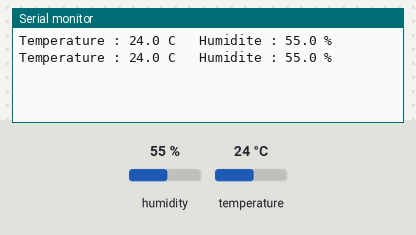
Bench run of a sketch on a simulated Arduino Uno, built with avr-gcc and run on an emulated ATmega328P. Shown: the last lines printed to the serial monitor. Wiring (inferred from the names in the program): SHT3x sensor at I2C address 0x44. The test bench sets the inputs (shaded band); at power-on: humidity 55 %, temperature 24 °C.

Above: at 2.8 s.
2.9 s: humidity set to 22 %
At 4.7 s:
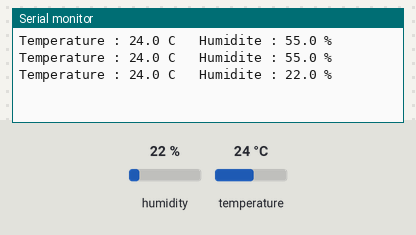
5.6 s: temperature set to 12 °C
At 7.0 s:
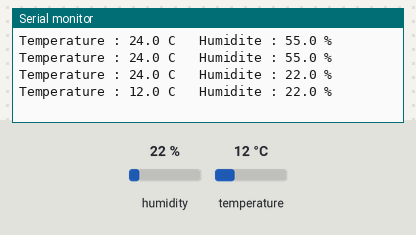
8.3 s: humidity set to 40 %
At 10.5 s:
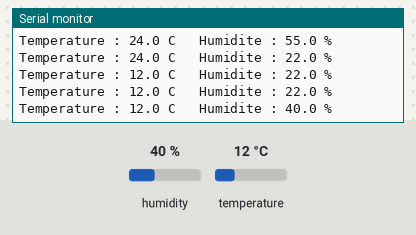
Timing chart, 0 to 12.0 s (numbered marks = the images above; inputs shaded):
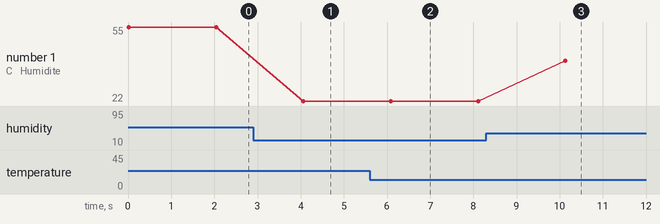

The sketch:

Info_temperature_et_humidite.ino
```cpp
#include <Wire.h>

const uint8_t SHT35_ADDR = 0x44;   // 0x45 si la broche ADDR est reliée à VCC

uint8_t crc8(const uint8_t *data, int len) {
  uint8_t crc = 0xFF;
  for (int i = 0; i < len; i++) {
    crc ^= data[i];
    for (int b = 0; b < 8; b++) {
      if (crc & 0x80) crc = (crc << 1) ^ 0x31;
      else crc <<= 1;
    }
  }
  return crc;
}

bool lireSHT35(float &temperature, float &humidite) {
  Wire.beginTransmission(SHT35_ADDR);
  Wire.write(0x24);
  Wire.write(0x00);
  if (Wire.endTransmission() != 0) return false;

  delay(20);

  if (Wire.requestFrom(SHT35_ADDR, (uint8_t)6) != 6) return false;
  uint8_t d[6];
  for (int i = 0; i < 6; i++) d[i] = Wire.read();

  if (crc8(d, 2) != d[2] || crc8(d + 3, 2) != d[5]) return false;

  uint16_t rawT = (d[0] << 8) | d[1];
  uint16_t rawH = (d[3] << 8) | d[4];

  temperature = -45.0 + 175.0 * rawT / 65535.0;
  humidite    = 100.0 * rawH / 65535.0;
  return true;
}

void setup() {
  Serial.begin(9600);
  Wire.begin();
}

void loop() {
  float t, h;
  if (lireSHT35(t, h)) {
    Serial.print("Temperature : ");
    Serial.print(t, 1);
    Serial.print(" C   Humidite : ");
    Serial.print(h, 1);
    Serial.println(" %");
  } else {
    Serial.println("Erreur de lecture du SHT35");
  }
  delay(2000);
}
```

Measured:
- after the input at 2.9 s, the serial monitor: prints a new line after 1.2 s (image 1)
- after the input at 5.6 s, the serial monitor: prints a new line after 0.49 s (image 2)
- after the input at 8.3 s, the serial monitor: prints a new line after 1.8 s (image 3)
- plotted number 1: 55 → 22 after the input at 2.9 s, 22 → 40 after the input at 8.3 s
